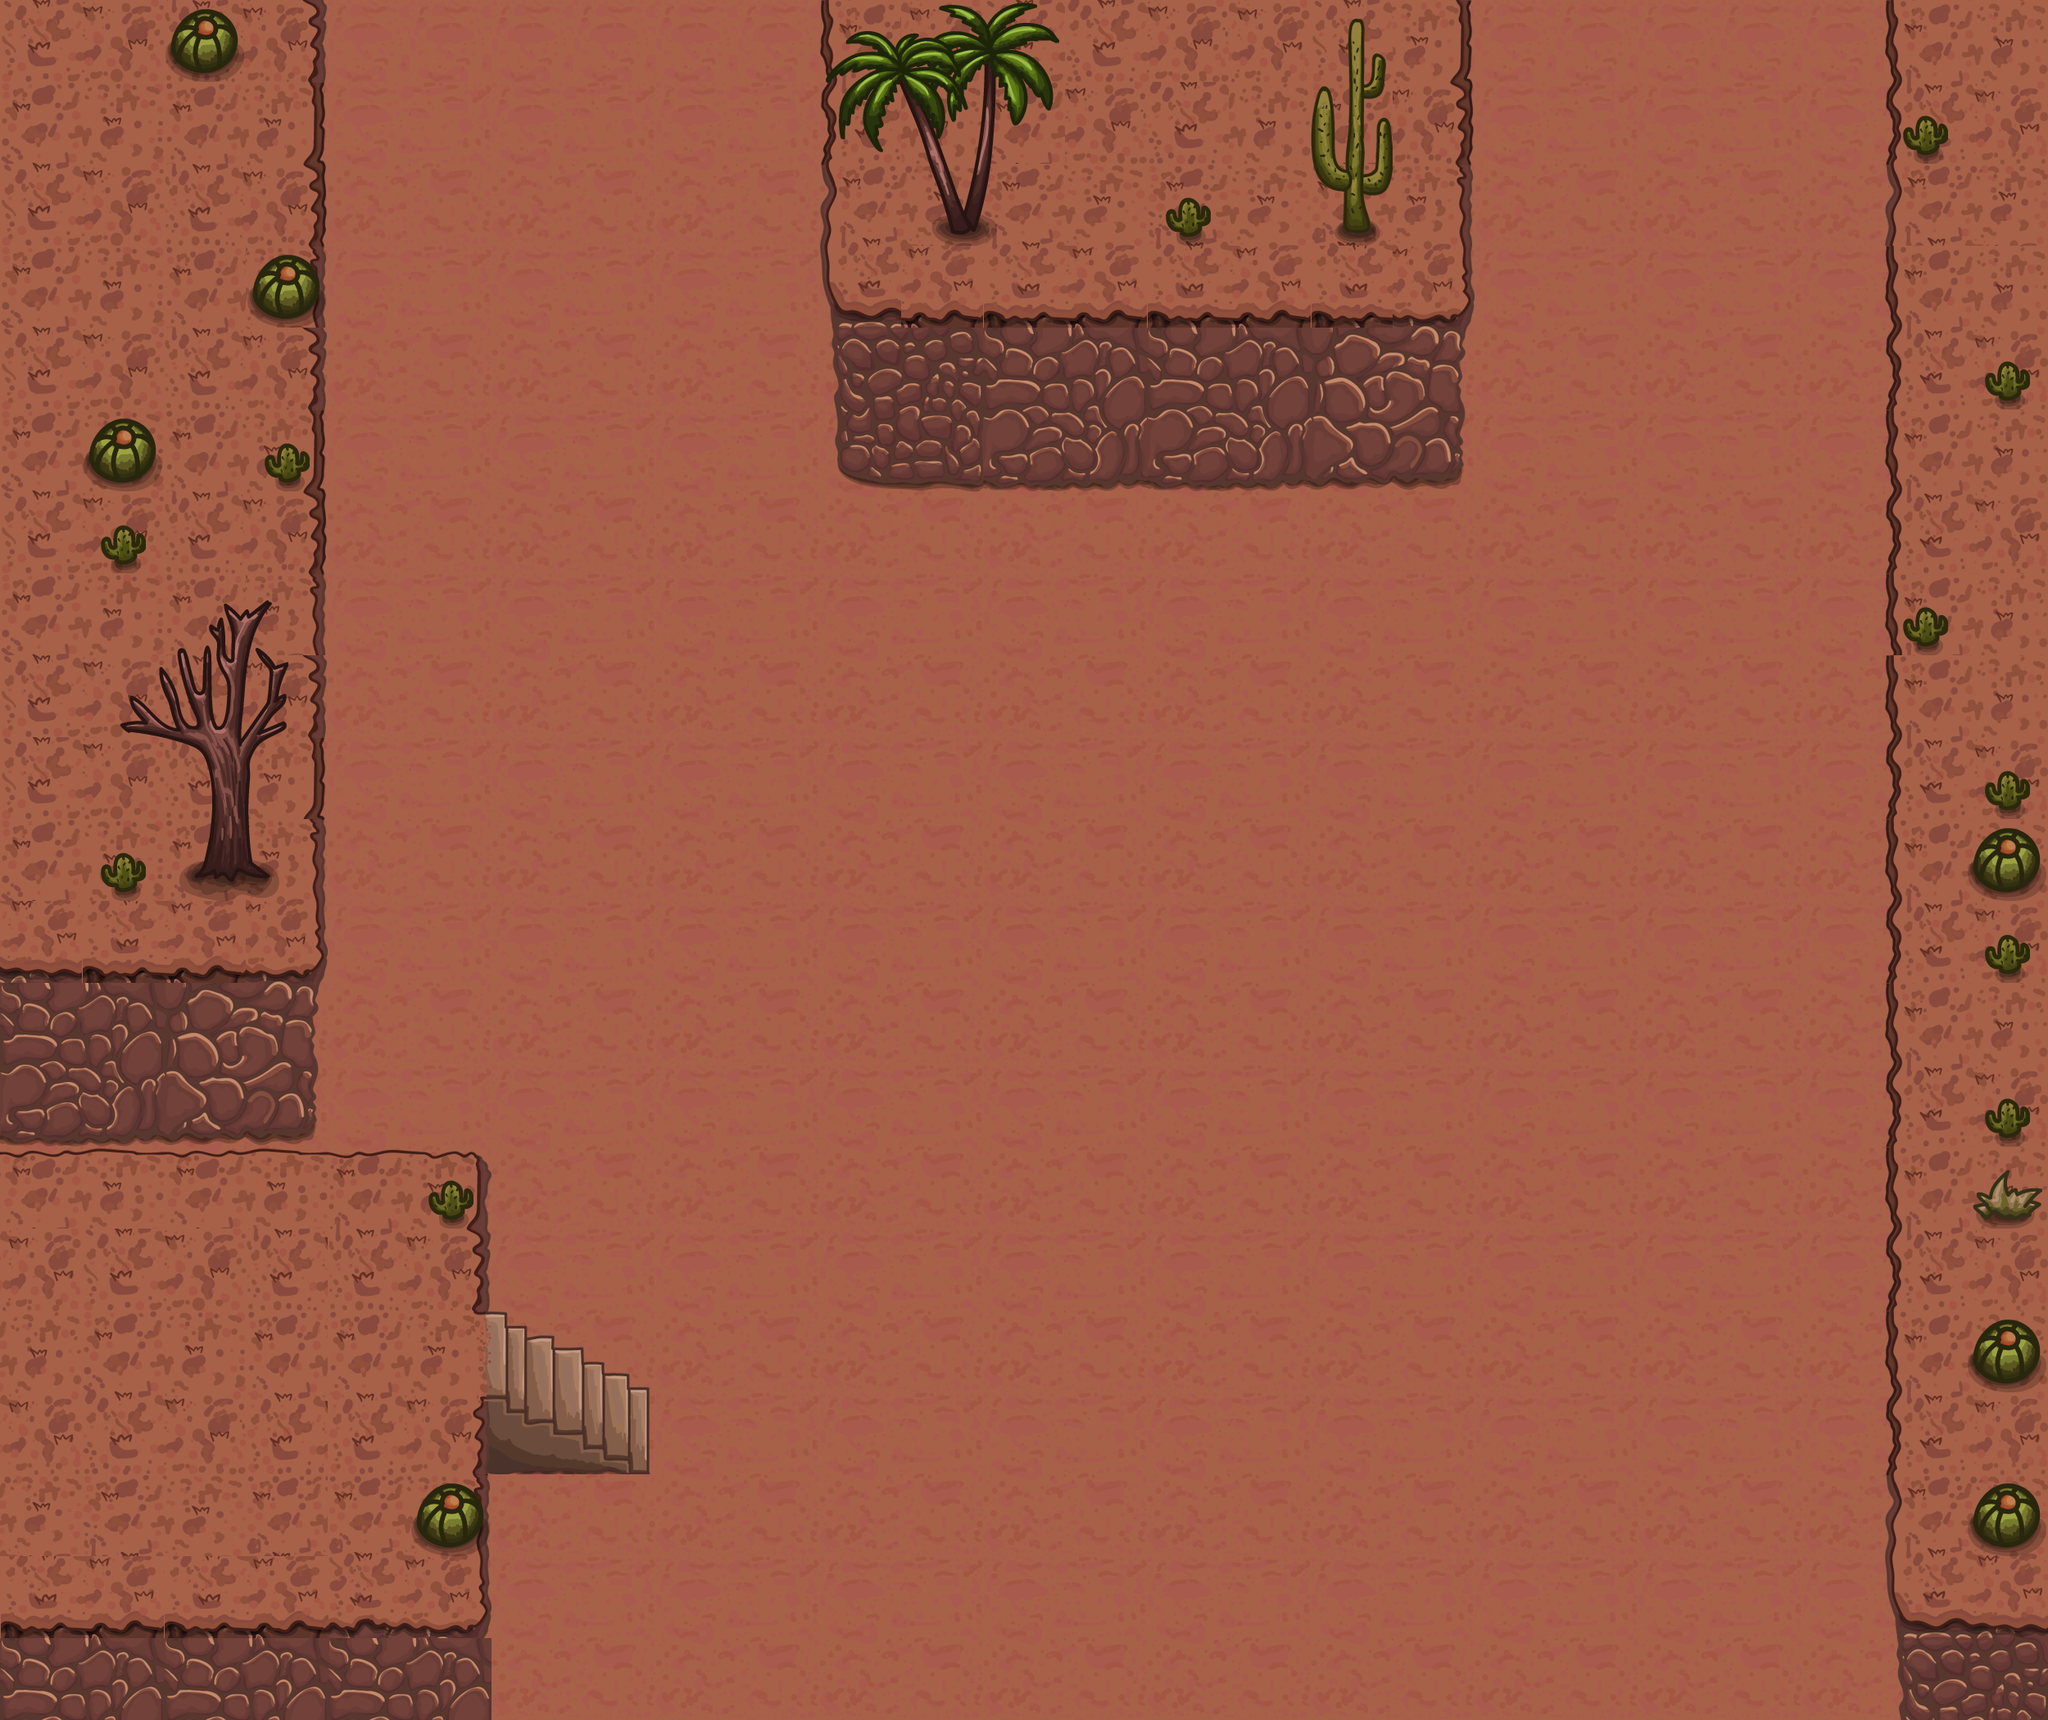

The image is a tile-based game level rendered from a .tmx file. Its description and complete source (layers, tilesets, objects, tile grids) follow:
An orthogonal 25x21 tile map with 100x100 px tiles, 3 tile layers (Слой тайлов 1, Слой тайлов 2, Слой тайлов 3), 3 tilesets.

<map version="1.10" tiledversion="1.10.2" class="Пустынный переход" orientation="orthogonal" renderorder="right-down" width="25" height="21" tilewidth="100" tileheight="100" infinite="0" nextlayerid="4" nextobjectid="1">
 <tileset firstgid="1" source="bg.tsx" />
 <tileset firstgid="5" source="Untitled.tsx" />
 <tileset firstgid="105" source="Untitled2.tsx" />
 <layer id="1" name="Слой тайлов 1" width="25" height="21">
  <data encoding="csv">
1,1,1,1,1,1,1,1,1,1,1,1,1,1,1,1,1,1,1,1,1,1,1,1,2,
1,2,1,2,1,2,1,2,1,2,1,2,1,2,1,2,1,2,1,2,1,2,1,2,1,
3,4,3,4,3,4,3,4,3,4,3,4,3,4,3,4,3,4,3,4,3,4,3,4,3,
1,2,1,2,1,2,1,2,1,2,1,2,1,2,1,2,1,2,1,2,1,2,1,2,1,
3,4,3,4,3,4,3,4,3,4,3,4,3,4,3,4,3,4,3,4,3,4,3,4,3,
1,2,1,2,1,2,1,2,1,2,1,2,1,2,1,2,1,2,1,2,1,2,1,2,1,
3,4,3,4,3,4,3,4,3,4,3,4,3,4,3,4,3,4,3,4,3,4,3,4,3,
1,2,1,2,1,2,1,2,1,2,1,2,1,2,1,2,1,2,1,2,1,2,1,2,1,
3,4,3,4,3,4,3,4,3,4,3,4,3,4,3,4,3,4,3,4,3,4,3,4,3,
1,2,1,2,1,2,1,2,1,2,1,2,1,2,1,2,1,2,1,2,1,2,1,2,1,
3,4,3,4,3,4,3,4,3,4,3,4,3,4,3,4,3,4,3,4,3,4,3,4,3,
1,2,1,2,1,2,1,2,1,2,1,2,1,2,1,2,1,2,1,2,1,2,1,2,1,
3,4,3,4,3,4,3,4,3,4,3,4,3,4,3,4,3,4,3,4,3,4,3,4,3,
1,2,1,2,1,2,1,2,1,2,1,2,1,2,1,2,1,2,1,2,1,2,1,2,1,
3,4,3,4,3,4,3,4,3,4,3,4,3,4,3,4,3,4,3,4,3,4,3,4,3,
1,2,1,2,1,2,1,2,1,2,1,2,1,2,1,2,1,2,1,2,1,2,1,2,1,
3,4,3,4,3,4,3,4,3,4,3,4,3,4,3,4,3,4,3,4,3,4,3,4,3,
1,2,1,2,1,2,1,2,1,2,1,2,1,2,1,2,1,2,1,2,1,2,1,2,1,
3,4,3,4,3,4,3,4,3,4,3,4,3,4,3,4,3,4,3,4,3,4,3,4,3,
1,2,1,2,1,2,1,2,1,2,1,2,1,2,1,2,1,2,1,2,1,2,1,2,1,
3,4,3,4,3,4,3,4,3,4,3,4,3,4,3,4,3,4,3,4,3,4,3,4,3
</data>
 </layer>
 <layer id="2" name="Слой тайлов 2" width="25" height="21">
  <data encoding="csv">
37,38,39,40,0,0,0,0,0,0,45,36,37,57,58,36,37,50,0,0,0,0,0,45,46,
47,48,49,50,0,0,0,0,0,0,55,46,47,58,57,46,47,60,0,0,0,0,0,55,56,
37,38,39,60,0,0,0,0,0,0,65,66,67,68,67,68,69,70,0,0,0,0,0,65,66,
47,48,49,70,0,0,0,0,0,0,75,20,19,20,19,20,19,80,0,0,0,0,0,45,46,
37,38,39,40,0,0,0,0,0,0,85,86,91,92,91,92,89,90,0,0,0,0,0,55,56,
47,48,49,50,0,0,0,0,0,0,95,96,101,102,101,102,99,100,0,0,0,0,0,45,46,
37,38,39,60,0,0,0,0,0,0,0,0,0,0,0,0,0,0,0,0,0,0,0,55,56,
47,48,49,70,0,0,0,0,0,0,0,0,0,0,0,0,0,0,0,0,0,0,0,45,46,
37,38,39,40,0,0,0,0,0,0,0,0,0,0,0,0,0,0,0,0,0,0,0,45,46,
37,38,39,50,0,0,0,0,0,0,0,0,0,0,0,0,0,0,0,0,0,0,0,55,56,
47,48,49,70,0,0,0,0,0,0,0,0,0,0,0,0,0,0,0,0,0,0,0,45,46,
76,19,20,80,0,0,0,0,0,0,0,0,0,0,0,0,0,0,0,0,0,0,0,55,56,
91,92,89,90,0,0,0,0,0,0,0,0,0,0,0,0,0,0,0,0,0,0,0,45,46,
101,102,99,100,0,0,0,0,0,0,0,0,0,0,0,0,0,0,0,0,0,0,0,55,56,
27,28,27,28,29,30,0,0,0,0,0,0,0,0,0,0,0,0,0,0,0,0,0,45,46,
36,37,38,39,39,40,0,0,0,0,0,0,0,0,0,0,0,0,0,0,0,0,0,55,56,
46,47,48,49,49,12,13,14,0,0,0,0,0,0,0,0,0,0,0,0,0,0,0,45,46,
56,57,58,59,59,22,23,24,0,0,0,0,0,0,0,0,0,0,0,0,0,0,0,55,56,
66,67,68,69,69,70,0,0,0,0,0,0,0,0,0,0,0,0,0,0,0,0,0,65,66,
19,20,19,20,79,80,0,0,0,0,0,0,0,0,0,0,0,0,0,0,0,0,0,75,76,
91,92,91,92,91,92,0,0,0,0,0,0,0,0,0,0,0,0,0,0,0,0,0,85,86
</data>
 </layer>
 <layer id="3" name="Слой тайлов 3" width="25" height="21">
  <data encoding="csv">
0,0,118,0,0,0,0,0,0,0,135,136,137,0,0,0,105,0,0,0,0,0,0,0,0,
0,0,0,0,0,0,0,0,0,0,145,146,147,0,0,0,115,0,0,0,0,0,0,126,0,
0,0,0,0,0,0,0,0,0,0,155,156,157,0,126,0,125,0,0,0,0,0,0,0,0,
0,0,0,118,0,0,0,0,0,0,0,0,0,0,0,0,0,0,0,0,0,0,0,0,0,
0,0,0,0,0,0,0,0,0,0,0,0,0,0,0,0,0,0,0,0,0,0,0,0,126,
0,118,0,126,0,0,0,0,0,0,0,0,0,0,0,0,0,0,0,0,0,0,0,0,0,
0,126,0,0,0,0,0,0,0,0,0,0,0,0,0,0,0,0,0,0,0,0,0,0,0,
0,258,259,260,0,0,0,0,0,0,0,0,0,0,0,0,0,0,0,0,0,0,0,126,0,
0,268,269,270,0,0,0,0,0,0,0,0,0,0,0,0,0,0,0,0,0,0,0,0,0,
0,278,279,280,0,0,0,0,0,0,0,0,0,0,0,0,0,0,0,0,0,0,0,0,126,
0,126,289,290,0,0,0,0,0,0,0,0,0,0,0,0,0,0,0,0,0,0,0,0,118,
0,0,0,0,0,0,0,0,0,0,0,0,0,0,0,0,0,0,0,0,0,0,0,0,126,
0,0,0,0,0,0,0,0,0,0,0,0,0,0,0,0,0,0,0,0,0,0,0,0,0,
0,0,0,0,0,0,0,0,0,0,0,0,0,0,0,0,0,0,0,0,0,0,0,0,126,
0,0,0,0,0,126,0,0,0,0,0,0,0,0,0,0,0,0,0,0,0,0,0,0,109,
0,0,0,0,0,0,0,0,0,0,0,0,0,0,0,0,0,0,0,0,0,0,0,0,0,
0,0,0,0,0,0,0,0,0,0,0,0,0,0,0,0,0,0,0,0,0,0,0,0,118,
0,0,0,0,0,0,0,0,0,0,0,0,0,0,0,0,0,0,0,0,0,0,0,0,0,
0,0,0,0,0,128,0,0,0,0,0,0,0,0,0,0,0,0,0,0,0,0,0,0,118,
0,0,0,0,0,0,0,0,0,0,0,0,0,0,0,0,0,0,0,0,0,0,0,0,0,
0,0,0,0,0,0,0,0,0,0,0,0,0,0,0,0,0,0,0,0,0,0,0,0,0
</data>
 </layer>
</map>
